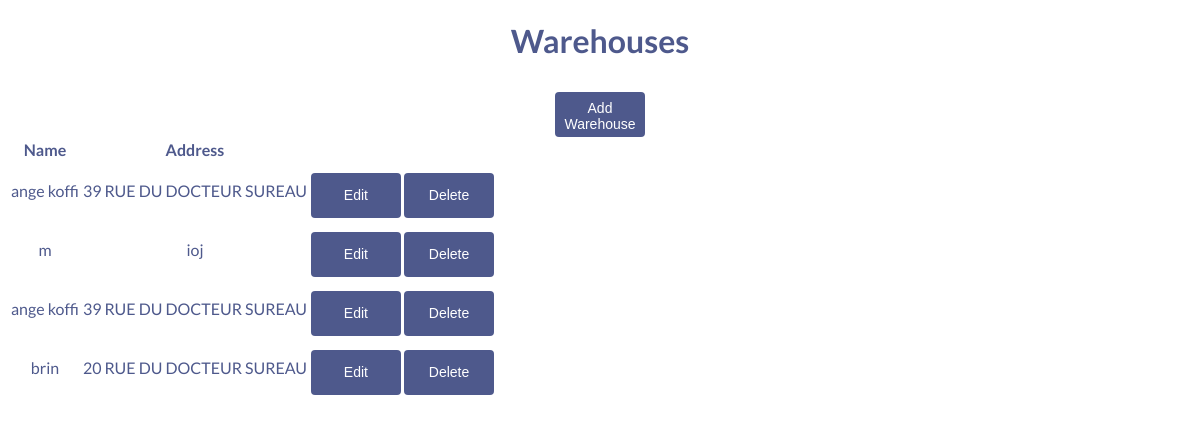
Page /pubic/warehouses.php on the committed database.
### tables this page shows
CREATE TABLE IF NOT EXISTS `warehouses` (
  `id_warehouse` int NOT NULL AUTO_INCREMENT,
  `name` varchar(255) NOT NULL,
  `address` varchar(255) DEFAULT NULL,
  PRIMARY KEY (`id_warehouse`)
);

### src/Models/Warehouse.php (called while the page is built, shortened)
<?php
class Warehouse {
    private $pdo;
    public function __construct($pdo) {
        $this->pdo = $pdo;
    }
    public function getAll() {
        $stmt = $this->pdo->query("SELECT * FROM warehouses");
        return $stmt->fetchAll(PDO::FETCH_ASSOC);
    }
}
?>

### pubic/warehouses.php (the view, shortened to what this page needs)
<?php
require_once '../Config/config.php';
require_once '../src/Models/Warehouse.php';
$warehouseModel = new Warehouse($pdo);
$warehouses = $warehouseModel->getAll();
?>
<!DOCTYPE html>
<html lang="en">
<head>
    <link rel="stylesheet" href="assets/css/styles.css">
</head>
<body>
    <h1>Warehouses </h1>
    <a href="create_warehouse.php"><button>Add Warehouse</button></a>
    <table>
        <tr>
        <th>Name</th>
            <th>Address</th>
        </tr>
         <?php foreach ($warehouses as $warehouse): ?>
            <tr>
            <td><?= htmlspecialchars($warehouse['name']) ?></td>
            <td><?= htmlspecialchars($warehouse['address']) ?></td>
            <td>
                <a href="edit_warehouse.php?id=<?= $warehouse['id_warehouse'] ?>"><button>Edit</button></a>
                <a href="delete_warehouse.php?id=<?= $warehouse['id_warehouse'] ?>" onclick="return confirm(' you want to delete this warehouse?')">
                    <button class="delete-btn">Delete</button>
        </a>
        </td>
            </tr>
            <?php endforeach; ?>
</body>
</html>

### pubic/assets/css/styles.css (style rules this page uses)
body { font-family: 'Lato', sans-serif; background-color: #FFFFFF; color: #4E598C; text-align: center; }
button { width: 90px; height: 45px; padding: 8px; margin-top: 10px; background-color: #4E598C; color: white; border: none; border-radius: 4px; cursor: pointer; font-size: 14px; }

### rows in the picture
warehouses: name "ange koffi", address "39 RUE DU DOCTEUR SUREAU"
warehouses: name "m", address "ioj"
warehouses: name "ange koffi", address "39 RUE DU DOCTEUR SUREAU"
warehouses: name "brin", address "20 RUE DU DOCTEUR SUREAU"
